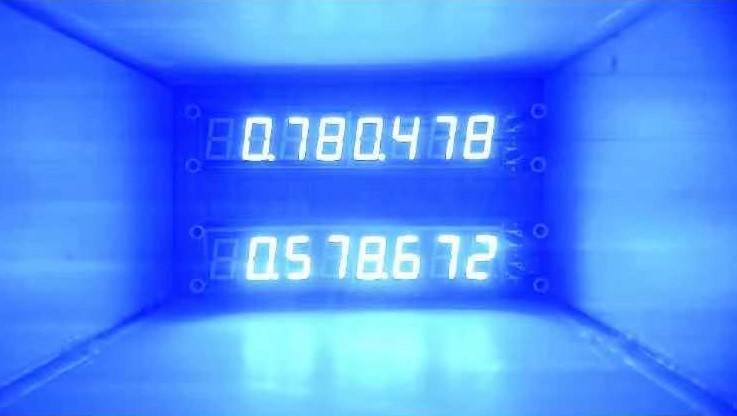
#> input picture hh.png, 737 x 416 px
$ python -i digital_detection.py   (imports and definitions only)   (older library calls are emulated)
#> lines starting #> are read from the running program, lines starting #| are printed output that depends on the picture; after the words box and inside, x2 and y2 are one past the last pixel; in counts of white or black regions, pixels touching at a corner belong together
from cv2 import cv2
from matplotlib import pyplot as plt
import os
import numpy as np
import svm_predict
import time
import Needl
#显示图片
# [10 lines left out: functions cv_show, plt_show0, not called in this run]
#显示灰度图片
def plt_show(img):
    plt.imshow(img,cmap='gray')
    plt.show()

#图像去噪转换成opencv的bgr模式
def gray_guss(image):
    image = cv2.GaussianBlur(image,(3,3),0)
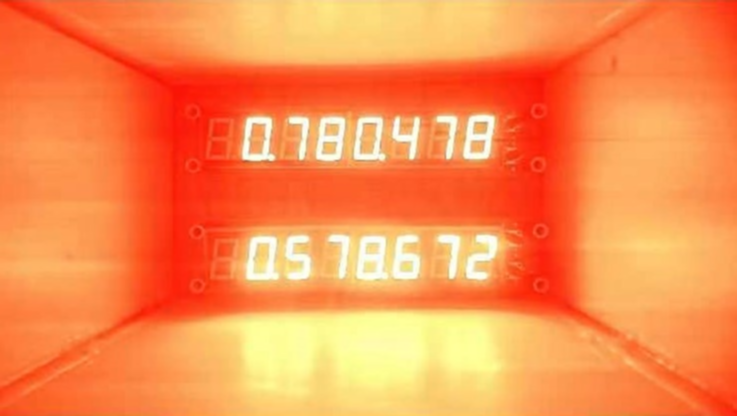
#> image: shape (416, 737, 3); mean of channels 0, 1, 2 77.4, 141.1, 251.1; drawn as B, G, R
    gray_image = cv2.cvtColor(image , cv2.COLOR_RGB2BGR)
    gray_image = cv2.cvtColor(gray_image, cv2.COLOR_BGR2GRAY)
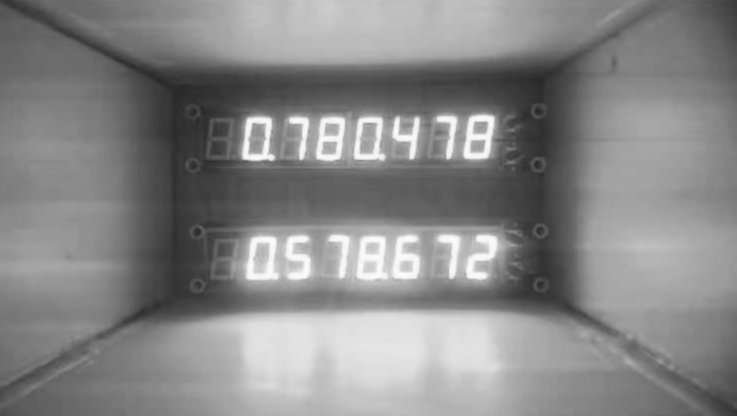
#> gray_image: shape (416, 737); min 39, max 253, mean 134.6
    return gray_image
# 提取显示屏部分图片
def get_carLicense_img(image):
    gray_image = gray_guss(image)
    Sobel_x = cv2.Sobel(gray_image, cv2.CV_16S, 0, 1)#边缘检测
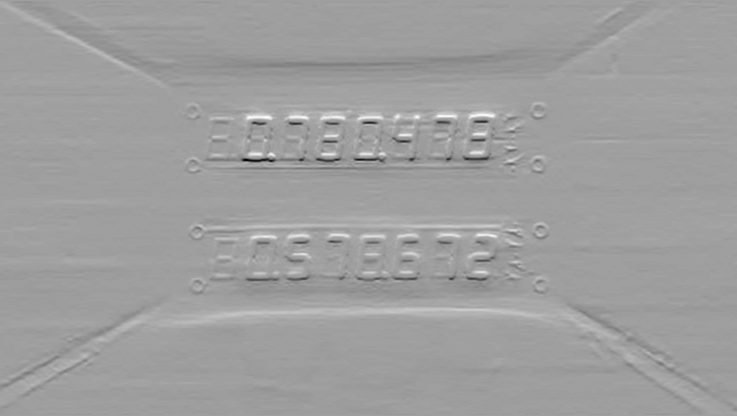
#> Sobel_x: shape (416, 737) int16; min -444, max 268, mean -0.1; drawn with min black and max white
    absX = cv2.convertScaleAbs(Sobel_x)
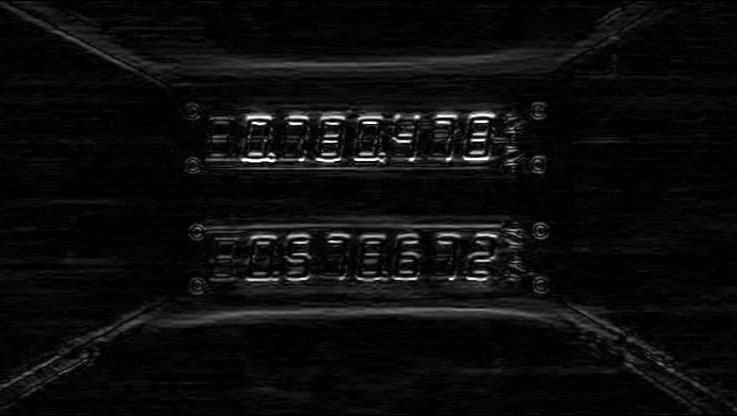
#> absX: shape (416, 737); min 0, max 255, mean 12.2
    image = absX
    #image = cv2.cvtColor(image, cv2.COLOR_BGR2GRAY)#做二值化的时候先进行图像的灰度化
    ret, image = cv2.threshold(image, 3, 255, cv2.THRESH_OTSU)#图像二值化
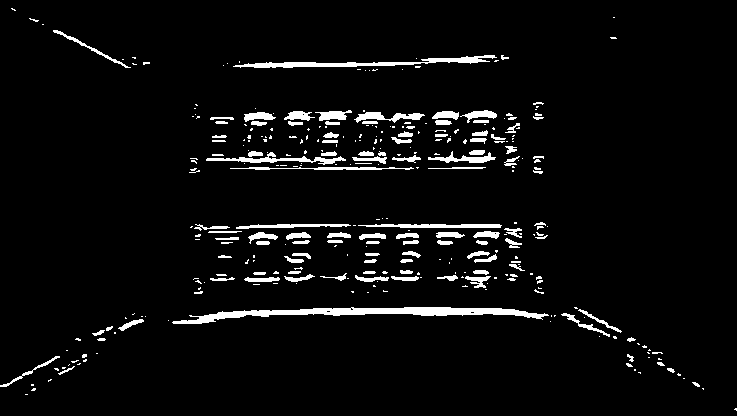
#> image: shape (416, 737); 4.7% white; 329 white regions (217 under 20 px), largest, box (x1, y1, x2, y2) and area: (172, 307, 549, 324) 2356, (233, 55, 497, 68) 1090, (206, 152, 346, 165) 545
#> ret = 49
    #cv_show('image',image)
    kernelX = cv2.getStructuringElement(cv2.MORPH_RECT, (25, 4))#开闭操作的模板大小形状是 rect 矩阵
    image = cv2.morphologyEx(image, cv2.MORPH_CLOSE, kernelX,iterations = 3)
#> image: shape (416, 737); 15.4% white; 15 white regions (5 under 20 px), largest, box (x1, y1, x2, y2) and area: (190, 221, 548, 297) 18710, (189, 105, 544, 177) 18461, (75, 310, 636, 345) 4831
    #cv_show('open',image)
    kernelX = cv2.getStructuringElement(cv2.MORPH_RECT, (30, 5))
    kernelY = cv2.getStructuringElement(cv2.MORPH_RECT, (4, 20))
    image = cv2.erode(image, kernelX)#腐蚀
#> image: shape (416, 737); 10.4% white; 14 white regions (6 under 20 px), largest, box (x1, y1, x2, y2) and area: (206, 113, 528, 171) 14637, (210, 228, 534, 293) 14321, (233, 312, 582, 323) 1265
    image = cv2.erode(image , kernelY)
#> image: shape (416, 737); 5.1% white; 3 white regions, box (x1, y1, x2, y2) and area: (260, 126, 500, 162) 8345, (270, 239, 506, 284) 7196, (0, 382, 20, 387) 72
    #cv_show('1',image)
    image = cv2.dilate(image, cv2.getStructuringElement(cv2.MORPH_RECT, (75, 4)))#膨胀
#> image: shape (416, 737); 8% white; 3 white regions, box (x1, y1, x2, y2) and area: (233, 238, 543, 286) 12128, (223, 125, 537, 164) 12025, (0, 381, 57, 389) 428
    image = cv2.erode(image, cv2.getStructuringElement(cv2.MORPH_RECT, (4, 10)))#腐蚀
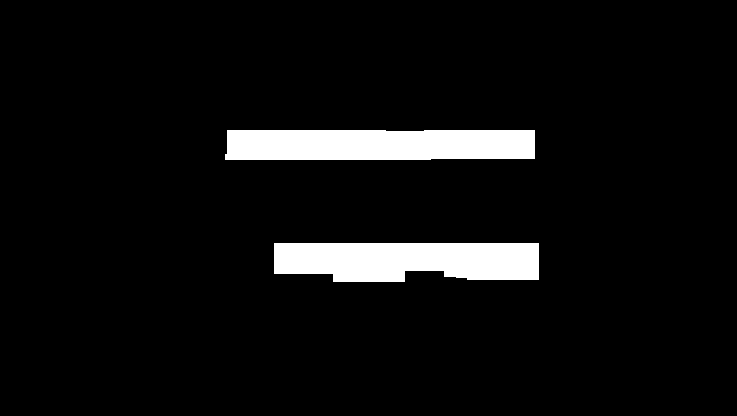
#> image: shape (416, 737); 6% white; 2 white regions, box (x1, y1, x2, y2) and area: (274, 243, 539, 282) 9186, (225, 130, 535, 160) 9110
    image = cv2.dilate(image, cv2.getStructuringElement(cv2.MORPH_RECT, (9, 29)))#膨胀
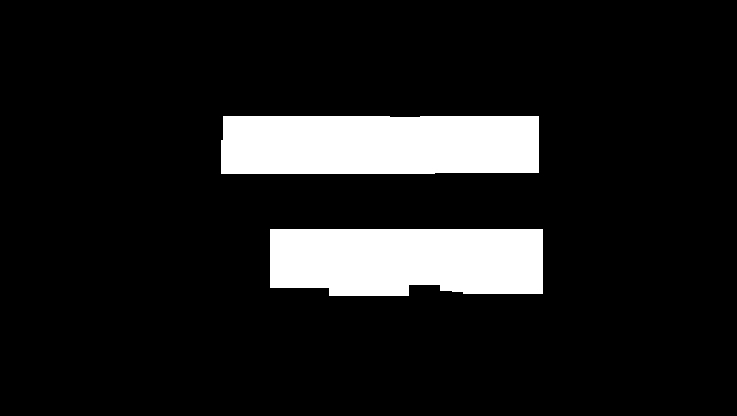
#> image: shape (416, 737); 11.6% white; 2 white regions
    image = cv2.medianBlur(image, 1)
    #cv_show('singel',image)
    contours, hierarchy = cv2.findContours(image, cv2.RETR_EXTERNAL, cv2.CHAIN_APPROX_SIMPLE)
#> contours = 2 contours; box (x1, y1, x2, y2) and area: (221, 116, 539, 174) 17888, (270, 229, 543, 296) 16868
    images =[]
    for item in contours:
        rect = cv2.boundingRect(item)
        x = rect[0]
        y = rect[1]
        weight = rect[2]
        height = rect[3]
        if (weight > (height * 5)) or (weight < (height * 6)):
            image = origin_image[y:y + height, x:x + weight]
            images.append(image)
#> this loop made 1 pass
#> (x, y, weight, height) on pass 1: (270, 229, 273, 67)
#> after the loop, images = []
    return images
#数字分割
# [32 lines left out: function carLicense_spilte, not called in this run]
#模型匹配#####################
#上传文件中的模板图片
def ExtractNum (image):
    lower_screen = []
    up_screen = []
    image = image.astype("uint8")
    led_screen = get_carLicense_img(image)
    for i in range(len(led_screen)):
        if i == 0:
            word_images = carLicense_spilte(led_screen[i])
            for j in range(len(word_images)):
                img = word_images[j]
                img = cv2.resize(img , (128,64))
                #result = svm_predict.predict(img)
                result = Needl.TubeIdentification(img)
                if result == -1:
                    result = 7
                lower_screen.append(result)
        else:
            word_images = carLicense_spilte(led_screen[i])
            for j in range(len(word_images)):
                img = word_images[j]
                img = cv2.resize(img , (128,64))
                #result = svm_predict.predict(img)
                result = Needl.TubeIdentification(img)
                if result == -1:
                    result = 7
                up_screen.append(result)
    return up_screen, lower_screen


# [6 lines not run here, left out]

>>> import cv2
>>> picture = cv2.cvtColor(cv2.imread('hh.png'), cv2.COLOR_BGR2RGB)
#> (the run stopped early here; a loop or call above may not have finished)
